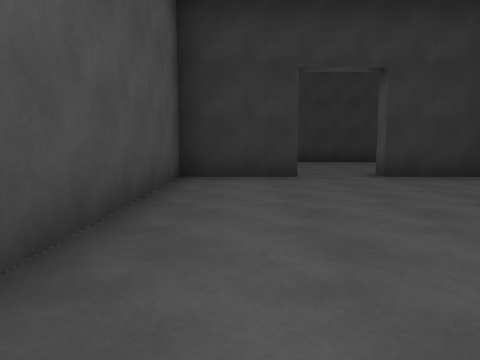
[1] (above)

13 first-person views from a walk through a 3-D level made in the Unity game engine. The camera is 1.2 m above the floor, tilts 6° down and sees 70° across. The floor is counted in squares, 2.4 m on a side. Each view is taken from the middle of a square. On the plan, view 1 faces up. The plan holds only what a view shows up to about 9 squares ahead; the rest is blank. The place goes on beyond the plan. The player character is not drawn. Surface patterns are stand-ins for the level's own textures.

[2]
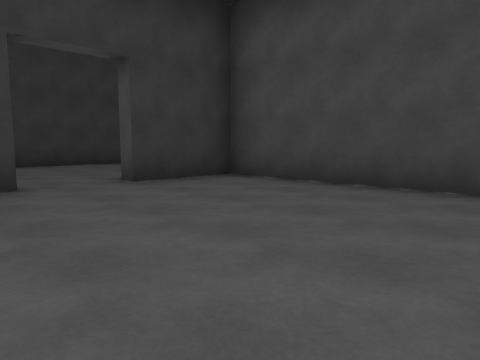

[3]
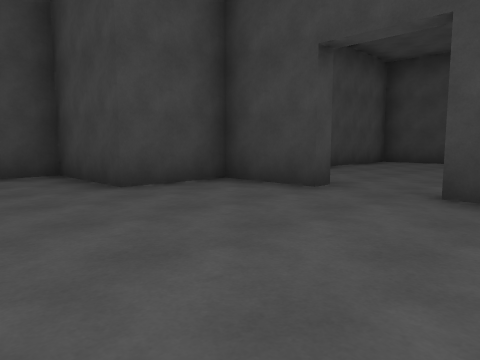

[4]
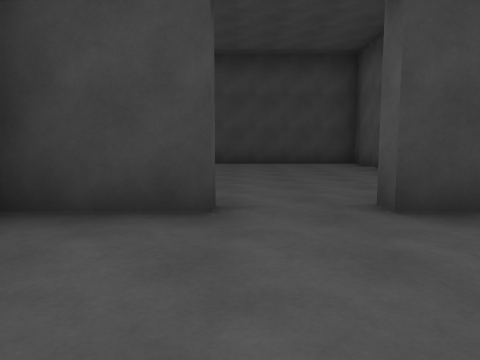

[5]
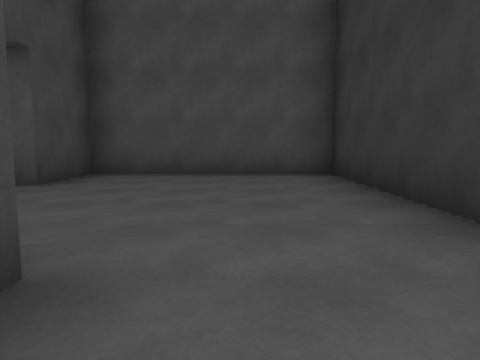

[6]
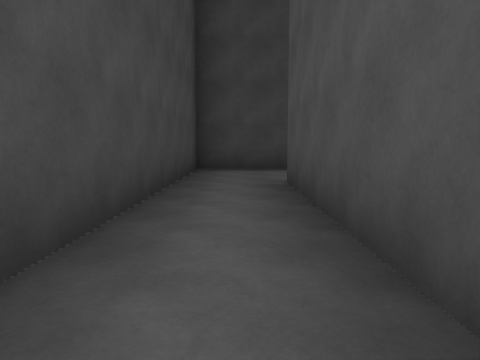

[7]
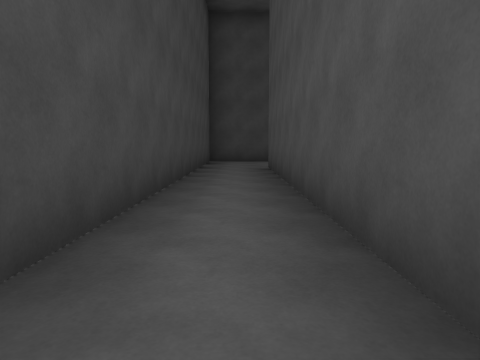

[8]
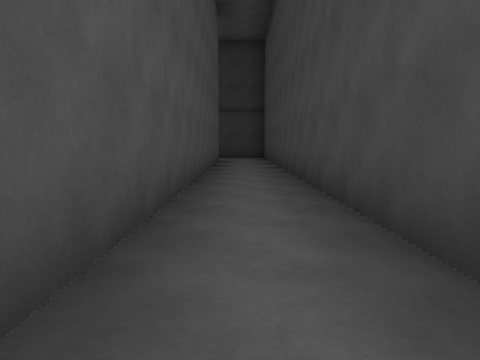

[9]
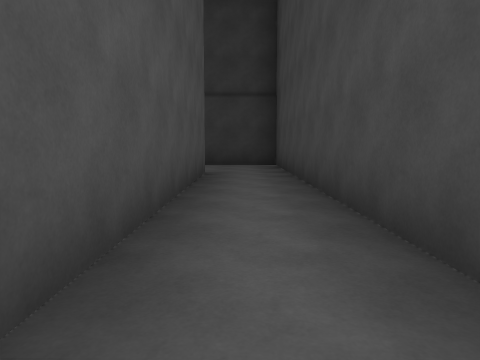

[10]
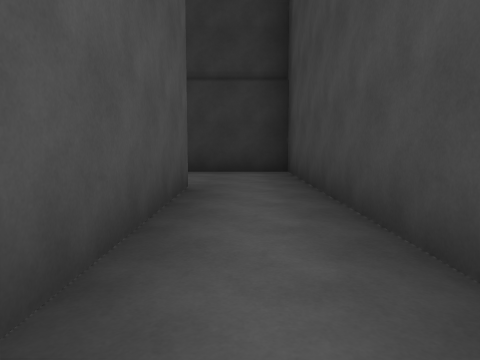

[11]
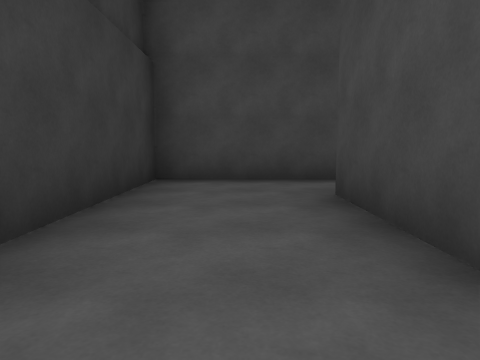

[12]
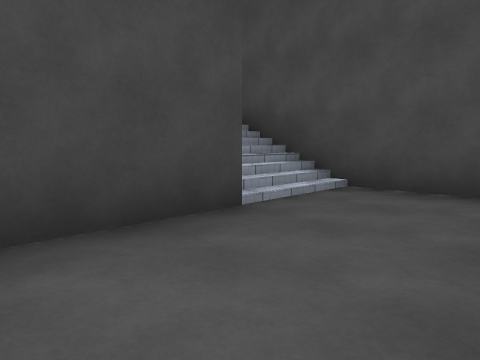

[13]
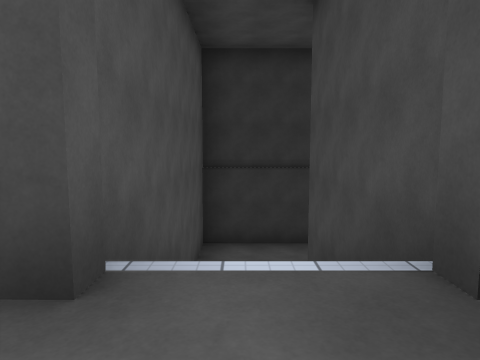

### Floor plan
Key: @ floor where view 1 was taken; # wall or solid block; . main floor; : floor 4 m higher than the main floor; / step, stairs or slope.
Columns run from 1 left of view 1 to 6 right of it. Each row starts with its distance up from view 1.
 27     ####
 26  ####..#
 25  #.....#
 24  #/###.#
 23  #/# #.#
 22  # # #.#
 21  #/# #.#
 20  #:# #.#
 19   :  #.#
 18      #.#
 17      #.#
 16      #.#
 15      #.#
 14      #.#
 13      #.#
 12      #.#
 11      #.#
 10 ######.#
  9 #......#
  8 #......#
  7 #....###
  6 #....#
  5 ##..##
  4 #....#
  3 #....#
  2 #....#
  1 #....#
  0 #@...#
 -1 ######

Positions as (right, up) in squares from view 1, and headings:
1: (0, 0), facing up
2: (0, 1), facing up-right
3: (0, 9), facing down-right
4: (2, 8), facing down
5: (5, 8), facing left
6: (5, 14), facing down
7: (5, 17), facing down
8: (5, 14), facing up
9: (5, 18), facing up
10: (5, 20), facing up
11: (1, 25), facing right
12: (4, 26), facing down-left
13: (1, 19), facing up
